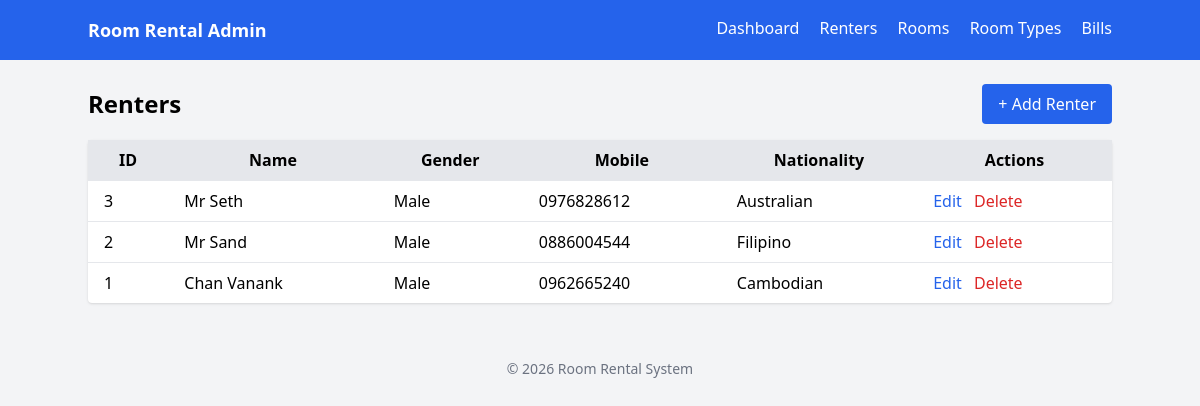
Screenshot of /renters.php with the database file from the repository.
### tables this page shows
CREATE TABLE IF NOT EXISTS `renter` (
  `renter_id` int NOT NULL AUTO_INCREMENT,
  `renter_name` varchar(100) NOT NULL,
  `gender` enum('Male','Female','Other') DEFAULT NULL,
  `mobile_number` varchar(20) DEFAULT NULL,
  `telegram` varchar(50) DEFAULT NULL,
  `renter_address` varchar(100) DEFAULT NULL,
  `nationality` varchar(50) DEFAULT NULL,
  PRIMARY KEY (`renter_id`)
);

### public/renters.php (the view)
<?php
include '../includes/db.php';
include '../includes/header.php';
$stmt = $pdo->query("SELECT * FROM renter ORDER BY renter_id DESC");
$renters = $stmt->fetchAll();
?>
<div class="flex justify-between items-center mb-4">
    <h1 class="text-2xl font-bold">Renters</h1>
    <a href="renter_create.php"
       class="bg-blue-600 text-white px-4 py-2 rounded hover:bg-blue-700">
        + Add Renter
    </a>
</div>
<table class="min-w-full bg-white rounded shadow">
<thead class="bg-gray-200">
<tr>
    <th class="px-4 py-2">ID</th>
    <th class="px-4 py-2">Name</th>
    <th class="px-4 py-2">Gender</th>
    <th class="px-4 py-2">Mobile</th>
    <th class="px-4 py-2">Nationality</th>
    <th class="px-4 py-2">Actions</th>
</tr>
</thead>
<tbody>
<?php foreach ($renters as $r): ?>
<tr class="border-t hover:bg-gray-50">
    <td class="px-4 py-2"><?= $r['renter_id'] ?></td>
    <td class="px-4 py-2"><?= $r['renter_name'] ?></td>
    <td class="px-4 py-2"><?= $r['gender'] ?></td>
    <td class="px-4 py-2"><?= $r['mobile_number'] ?></td>
    <td class="px-4 py-2"><?= $r['nationality'] ?></td>
    <td class="px-4 py-2 space-x-2">
        <a href="renter_edit.php?id=<?= $r['renter_id'] ?>"
           class="text-blue-600 hover:underline">Edit</a>
        <a href="renter_delete.php?id=<?= $r['renter_id'] ?>"
           class="text-red-600 hover:underline"
           onclick="return confirm('Delete this renter?')">Delete</a>
    </td>
</tr>
<?php endforeach; ?>
</tbody>
</table>
<?php include '../includes/footer.php'; ?>

### rows the page displays
renter: renter_id "3", renter_name "Mr Seth", gender "Male", mobile_number "0976828612", nationality "Australian"
renter: renter_id "2", renter_name "Mr Sand", gender "Male", mobile_number "0886004544", nationality "Filipino"
renter: renter_id "1", renter_name "Chan Vanank", gender "Male", mobile_number "0962665240", nationality "Cambodian"
